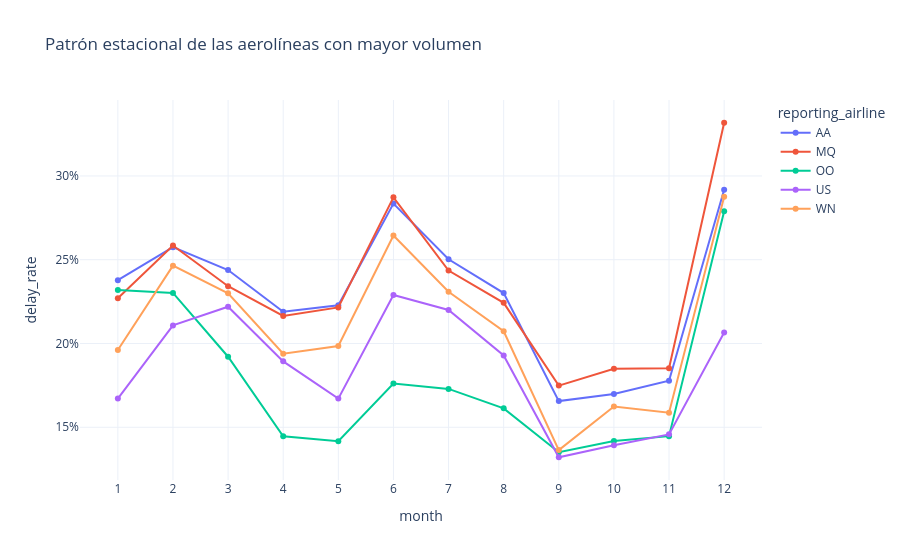

The notebook cell this image was saved under:
### Code cell
# ¿La evolución de las aerolíneas de mayor volumen revela un patrón estacional?

seasonality = add_rates(
    monthly.groupby(["month", "reporting_airline"])[metric_columns].sum().reset_index()
)
seasonality = seasonality[seasonality.reporting_airline.isin(top_carriers_by_volume)]
seasonality.to_csv(SUBMISSION_DIR / "seasonality.csv", index=False)
fig = px.line(
    seasonality,
    x="month",
    y="delay_rate",
    color="reporting_airline",
    markers=True,
    hover_data=["operated_flights"],
    title="Patrón estacional de las aerolíneas con mayor volumen",
)
fig.update_xaxes(dtick=1)
fig.update_yaxes(tickformat=".0%")
fig.update_layout(template="plotly_white")
fig.show()

### Figure 1 — Plotly figure (JSON) as saved in the notebook; plotly's stock layout.template omitted (floating-point values rounded to 4 significant figures)
{"data": [{"customdata": [[157400.0], [141500.0], [157600.0], [151200.0], [159500.0], [153200.0], [158900.0], [159200.0], [148600.0], [155100.0], [145200.0], [149400.0]], "hovertemplate": "reporting_airline=AA<br>month=%{x}<br>delay_rate=%{y}<br>operated_flights=%{customdata[0]}<extra></extra>", "legendgroup": "AA", "line": {"color": "#636efa", "dash": "solid"}, "marker": {"symbol": "circle"}, "mode": "lines+markers", "name": "AA", "orientation": "v", "showlegend": true, "type": "scatter", "x": [1, 2, 3, 4, 5, 6, 7, 8, 9, 10, 11, 12], "xaxis": "x", "y": [0.2378, 0.2575, 0.2438, 0.2189, 0.2228, 0.2835, 0.2503, 0.2301, 0.1656, 0.1698, 0.1777, 0.2917], "yaxis": "y"}, {"customdata": [[128000.0], [114700.0], [126800.0], [127500.0], [133100.0], [129100.0], [134800.0], [134400.0], [126000.0], [128500.0], [120000.0], [117300.0]], "hovertemplate": "reporting_airline=MQ<br>month=%{x}<br>delay_rate=%{y}<br>operated_flights=%{customdata[0]}<extra></extra>", "legendgroup": "MQ", "line": {"color": "#EF553B", "dash": "solid"}, "marker": {"symbol": "circle"}, "mode": "lines+markers", "name": "MQ", "orientation": "v", "showlegend": true, "type": "scatter", "x": [1, 2, 3, 4, 5, 6, 7, 8, 9, 10, 11, 12], "xaxis": "x", "y": [0.227, 0.2585, 0.2342, 0.2164, 0.2215, 0.2872, 0.2436, 0.2242, 0.1748, 0.1849, 0.1852, 0.3317], "yaxis": "y"}, {"customdata": [[135300.0], [125900.0], [144400.0], [139000.0], [142900.0], [144400.0], [148200.0], [150000.0], [136200.0], [140600.0], [132100.0], [134700.0]], "hovertemplate": "reporting_airline=OO<br>month=%{x}<br>delay_rate=%{y}<br>operated_flights=%{customdata[0]}<extra></extra>", "legendgroup": "OO", "line": {"color": "#00cc96", "dash": "solid"}, "marker": {"symbol": "circle"}, "mode": "lines+markers", "name": "OO", "orientation": "v", "showlegend": true, "type": "scatter", "x": [1, 2, 3, 4, 5, 6, 7, 8, 9, 10, 11, 12], "xaxis": "x", "y": [0.2319, 0.2302, 0.1921, 0.1446, 0.1417, 0.176, 0.1729, 0.1613, 0.1351, 0.1417, 0.1447, 0.2789], "yaxis": "y"}, {"customdata": [[123900.0], [111100.0], [124500.0], [120200.0], [122500.0], [117800.0], [121500.0], [120200.0], [113100.0], [118900.0], [113400.0], [115700.0]], "hovertemplate": "reporting_airline=US<br>month=%{x}<br>delay_rate=%{y}<br>operated_flights=%{customdata[0]}<extra></extra>", "legendgroup": "US", "line": {"color": "#ab63fa", "dash": "solid"}, "marker": {"symbol": "circle"}, "mode": "lines+markers", "name": "US", "orientation": "v", "showlegend": true, "type": "scatter", "x": [1, 2, 3, 4, 5, 6, 7, 8, 9, 10, 11, 12], "xaxis": "x", "y": [0.1671, 0.2108, 0.222, 0.1893, 0.1671, 0.229, 0.22, 0.1928, 0.1321, 0.1393, 0.1458, 0.2065], "yaxis": "y"}, {"customdata": [[284300.0], [258700.0], [289900.0], [284300.0], [292300.0], [287100.0], [296100.0], [297400.0], [282200.0], [296100.0], [283500.0], [286700.0]], "hovertemplate": "reporting_airline=WN<br>month=%{x}<br>delay_rate=%{y}<br>operated_flights=%{customdata[0]}<extra></extra>", "legendgroup": "WN", "line": {"color": "#FFA15A", "dash": "solid"}, "marker": {"symbol": "circle"}, "mode": "lines+markers", "name": "WN", "orientation": "v", "showlegend": true, "type": "scatter", "x": [1, 2, 3, 4, 5, 6, 7, 8, 9, 10, 11, 12], "xaxis": "x", "y": [0.1961, 0.2465, 0.2299, 0.1939, 0.1985, 0.2645, 0.2309, 0.2073, 0.1364, 0.1623, 0.1587, 0.2876], "yaxis": "y"}], "layout": {"legend": {"title": {"text": "reporting_airline"}, "tracegroupgap": 0}, "title": {"text": "Patrón estacional de las aerolíneas con mayor volumen"}, "xaxis": {"anchor": "y", "domain": [0, 1], "dtick": 1, "title": {"text": "month"}}, "yaxis": {"anchor": "x", "domain": [0, 1], "tickformat": ".0%", "title": {"text": "delay_rate"}}}}
